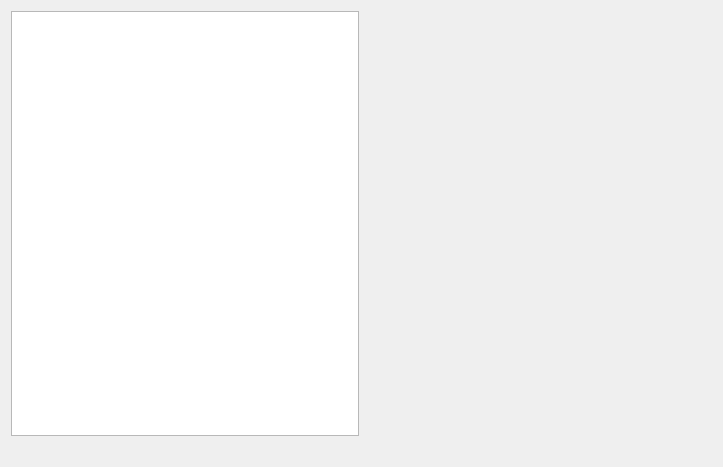
<?xml version="1.0" encoding="UTF-8"?>
<ui version="4.0">
 <class>ZRCToken</class>
 <widget class="QWidget" name="ZRCToken">
  <property name="geometry">
   <rect>
    <x>0</x>
    <y>0</y>
    <width>723</width>
    <height>467</height>
   </rect>
  </property>
  <property name="windowTitle">
   <string>Form</string>
  </property>
  <layout class="QVBoxLayout" name="verticalLayout_2" stretch="0,0,0">
   <item>
    <layout class="QHBoxLayout" name="horizontalLayout" stretch="1,1">
     <item>
      <layout class="QVBoxLayout" name="verticalLayout_3">
       <item>
        <widget class="QListView" name="tokensList">
         <property name="styleSheet">
          <string notr="true"/>
         </property>
        </widget>
       </item>
      </layout>
     </item>
     <item>
      <widget class="QStackedWidget" name="stackedWidgetToken"/>
     </item>
    </layout>
   </item>
   <item>
    <spacer name="verticalSpacer">
     <property name="orientation">
      <enum>Qt::Vertical</enum>
     </property>
     <property name="sizeType">
      <enum>QSizePolicy::Fixed</enum>
     </property>
     <property name="sizeHint" stdset="0">
      <size>
       <width>20</width>
       <height>20</height>
      </size>
     </property>
    </spacer>
   </item>
   <item>
    <layout class="QVBoxLayout" name="tokenViewLayout"/>
   </item>
  </layout>
 </widget>
 <resources/>
 <connections/>
</ui>
